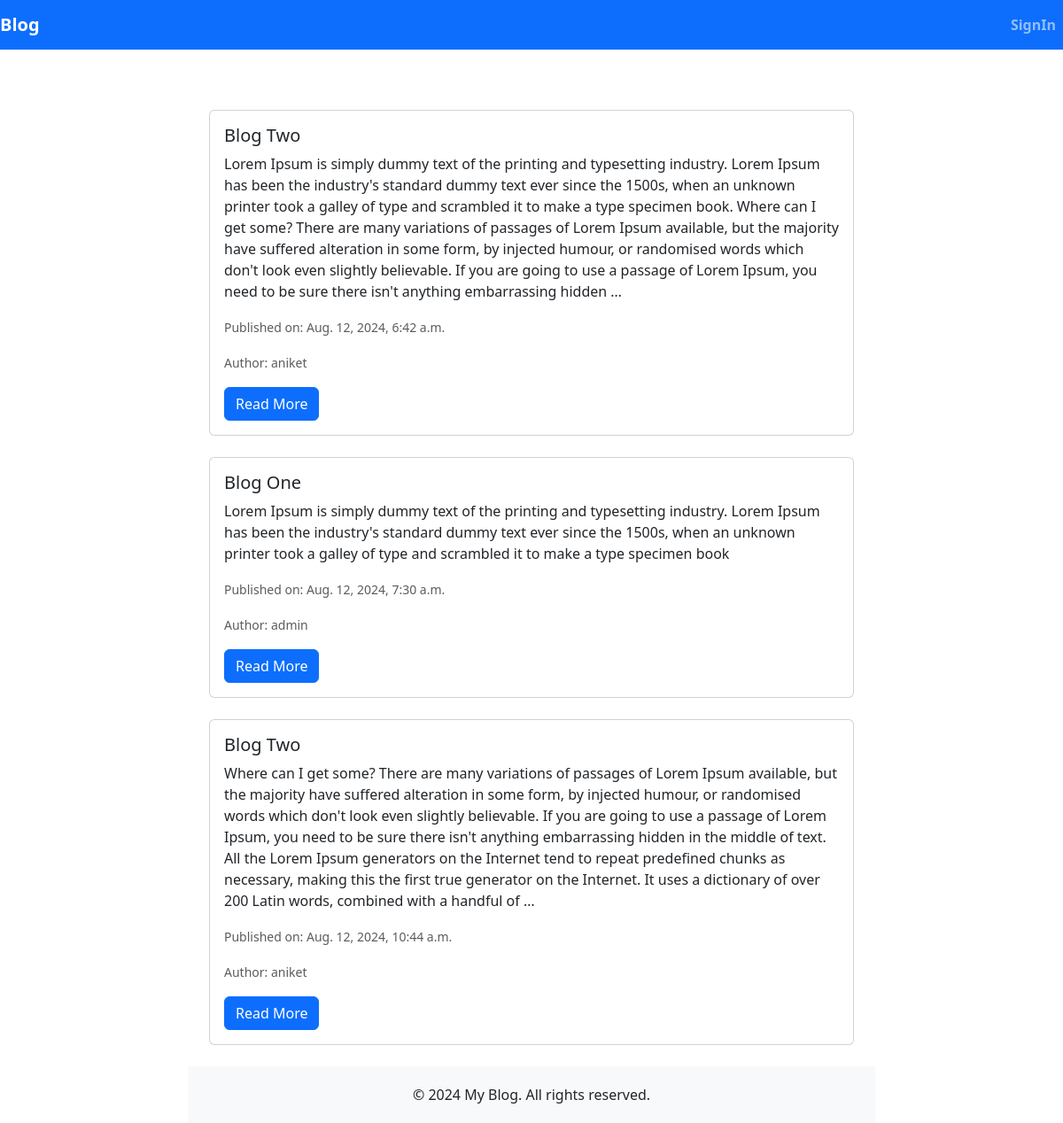
Before: / with the older database file.
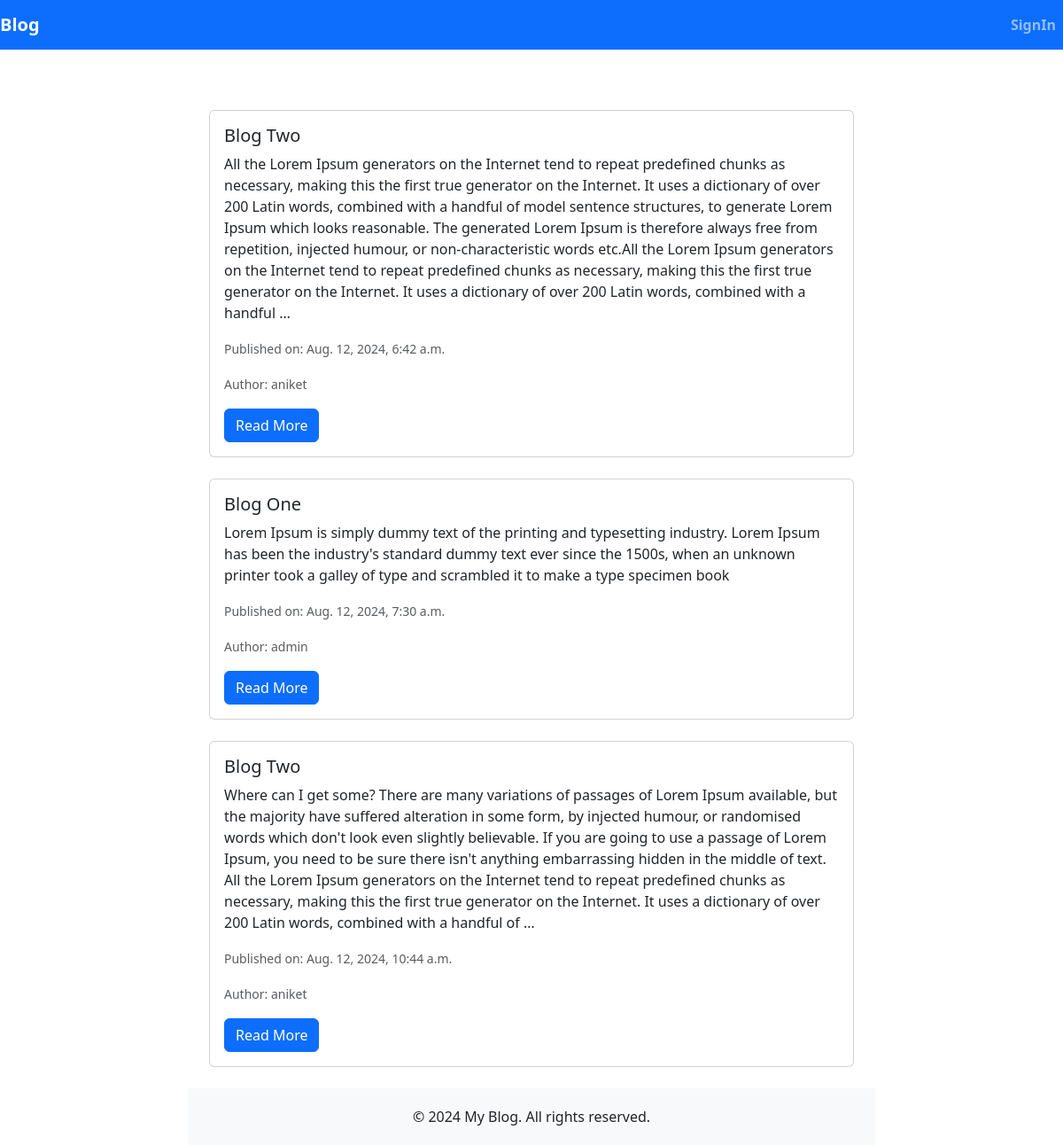
After: the same page with the newer database file.
### blog/models.py (models this page shows, shortened)
class Post(models.Model):
    title = models.CharField(max_length=100)
    content = models.TextField()
    user = models.ForeignKey(User, on_delete=models.CASCADE)
    created_at = models.DateTimeField(auto_now_add=True)
    updated_at = models.DateTimeField(auto_now=True)

### blog/views.py (the view)
# urls.py: path('', views.view_all_post, name='all_posts'),
def view_all_post(request):
    if request.user.is_authenticated:
        user_posts = Post.objects.filter(user=request.user)
        return render(request, 'blog/posts.html', {'user_posts': user_posts})
    else:
        all_posts = Post.objects.all()
        return render(request, 'blog/posts.html', {'all_posts': all_posts})

### blog/templates/blog/posts.html (shortened to what this page needs)
{% extends 'blog/base.html' %}
{% block content %}
<div class="container mt-5">
<div class="container content-container">
    {% if user.is_authenticated %}
        {% for blog in user_posts %}
            <div class="card mb-4">
                <div class="card-body">
                    <h5 class="card-title">{{ blog.title }}</h5>
                    <p class="card-text">{{ blog.content|truncatewords:100 }}</p>
                    <p class="card-text"><small class="text-muted">Published on: {{ blog.created_at }}</small></p>
                    <p class="card-text"><small class="text-muted">Author: {{ blog.user.username }}</small></p>
                    <a href="{% url 'blog_detail' blog.id %}" class="btn btn-primary">Read More</a>
                </div>
            </div>
        {% empty %}
            <div class="alert alert-info" role="alert">
                You have no posts.
            </div>
        {% endfor %}
    {% else %}
        {% for blog in all_posts %}
            <div class="card mb-4">
                <div class="card-body">
                    <h5 class="card-title">{{ blog.title }}</h5>
                    <p class="card-text">{{ blog.content|truncatewords:100 }}</p>
                    <p class="card-text"><small class="text-muted">Published on: {{ blog.created_at }}</small></p>
                    <p class="card-text"><small class="text-muted">Author: {{ blog.user.username }}</small></p>
                    <a href="{% url 'blog_detail' blog.id %}" class="btn btn-primary">Read More</a>
                </div>
            </div>
        {% empty %}
            <div class="alert alert-info" role="alert">
                No posts available.
            </div>
        {% endfor %}
    {% endif %}
</div>
{% endblock content %}

Changed rows visible on the page:
changed Post: content "Lorem Ipsum is simply dummy text of the printing and typesetting industry. Lorem Ipsum has been the industry's standard dummy text ever since the 1500s, when an unknown printer took a galley of type and scrambled it to make a type specimen book. Where can I get some? There are many variations of passages of Lorem Ipsum available, but the majority have suffered alteration in some form, by injected humour, or randomised words which don't look even slightly believable. If you are going to use a passage of Lorem Ipsum, you need to be sure there isn't anything embarrassing hidden …" → "All the Lorem Ipsum generators on the Internet tend to repeat predefined chunks as necessary, making this the first true generator on the Internet. It uses a dictionary of over 200 Latin words, combined with a handful of model sentence structures, to generate Lorem Ipsum which looks reasonable. The generated Lorem Ipsum is therefore always free from repetition, injected humour, or non-characteristic words etc.All the Lorem Ipsum generators on the Internet tend to repeat predefined chunks as necessary, making this the first true generator on the Internet. It uses a dictionary of over 200 Latin words, combined with a handful …"
